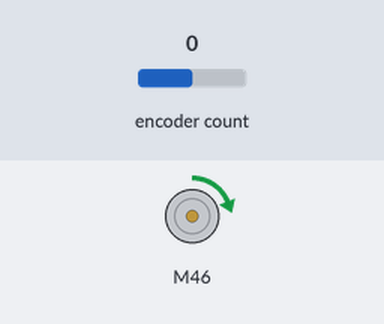
The sketch below on a simulated ESP32. Parts: DC motor (green arrow = forward, orange = backward, longer = faster). Inputs (shaded band) come from the test bench; at power-on: encoder count 0. What the sketch prints to the serial monitor is not drawn.

Above: at 0.1 s.
Timing chart, 0 to 1.6 s (numbered marks = the images above):
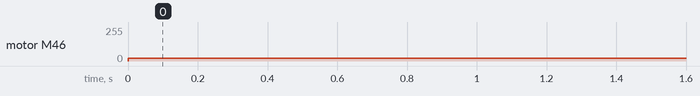

The sketch:

motor_position_controller.ino
```cpp
#include "CytronMotorDriver.h"
#include <ESP32Encoder.h>

// Create an encoder instance
ESP32Encoder encoder;
// set desired motor speed from 20-170
int MOTOR_SPEED = 20;
// set target position (540 here to demonstrate multiple turns - on average the valve takes 720 degrees from closed to open)
int TARGET_POSITION = 540;

// Define encoder pins
const int ENCODER_A_PIN = 6;
const int ENCODER_B_PIN = 7;

// Cytron specifications (encoder resolution)
const float ENCODER_PPR = 3895.9;

// Timing variables for RPM calculation
unsigned long lastTime = 0;
long lastPosition = 0;

CytronMD motor(PWM_DIR, 46, 8);  // PWM = Pin 46, DIR = Pin 8.

void setup() {

  Serial.begin(115200);


  // Enable internal weak pull-up resistors for the encoder channels
  ESP32Encoder::useInternalWeakPullResistors = puType::up;

  // Attach the pins for full quadrature (4X counting)
  encoder.attachFullQuad(ENCODER_A_PIN, ENCODER_B_PIN);

  // Clear the hardware counter buffer to start at 0
  encoder.clearCount();

}


void loop() {

motor.setSpeed(MOTOR_SPEED);

unsigned long currentTime = millis();

unsigned long TimeInterval = currentTime - lastTime;

  // Calculate updates every 20 milliseconds
  if (TimeInterval >= 20) {
    long currentPosition = encoder.getCount();

    // calculate degrees rotated
    float degrees = (float)currentPosition*360 / ENCODER_PPR;

    // Calculate rotational speed (RPM)
    long deltaTicks = currentPosition - lastPosition;
    float timeElapsedMinutes = (float)(currentTime - lastTime) / 60000.0;
    float currentRPM = ((float)deltaTicks / ENCODER_PPR) / timeElapsedMinutes;

    // Display output data
    Serial.print(" Time interval: ");
    Serial.print(TimeInterval, 4);
    Serial.print(" | Degrees rotated: ");
    Serial.print(degrees, 5);
    Serial.print(" | Speed: ");
    Serial.print(currentRPM, 1);
    Serial.println(" RPM");

    // Save current states for the next calculation
    lastPosition = currentPosition;
    lastTime = currentTime;

    float upper_bound = TARGET_POSITION + 0.1;
    float lower_bound = TARGET_POSITION - 0.1;

    if (degrees >= upper_bound) {
      MOTOR_SPEED = -20;
    }
    else if (degrees <= lower_bound) {
      MOTOR_SPEED = 20;

    }

    else {
      MOTOR_SPEED = 0;
    }
  }

}
```

Measured:
- by itself, motor M46: stopped → forward 20/255 at 0.00 s
